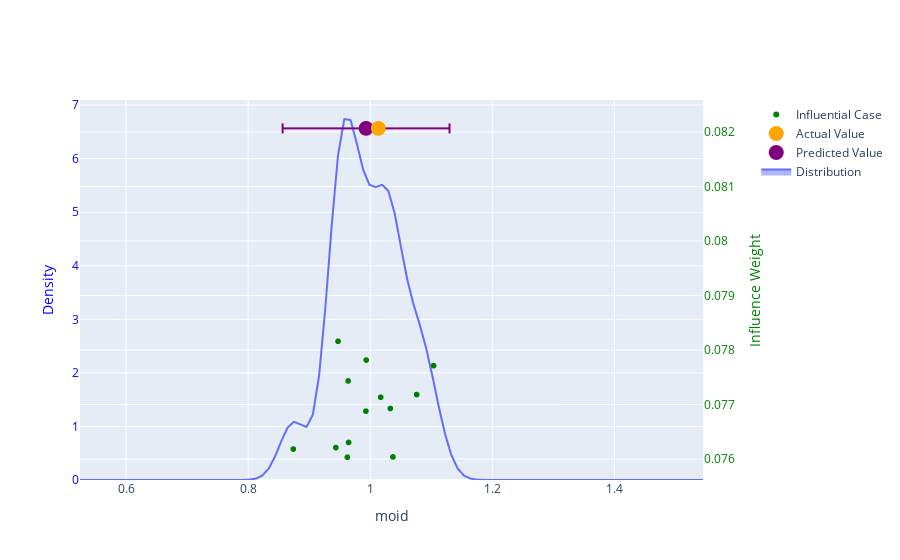

The cell this chart's notebook holds for it:
### Code cell
plot_interpretable_prediction(
    react,
    actual_value=action_value,
    generative_reacts=gen_reacts,
    residual=global_residual,
)
